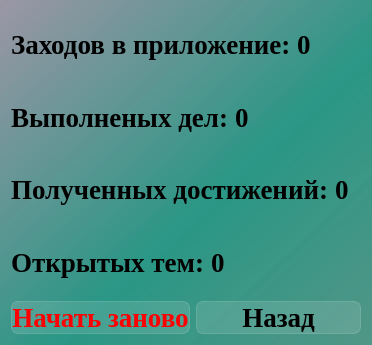
<?xml version="1.0" encoding="UTF-8"?>
<ui version="4.0">
 <class>Dialog_statistics</class>
 <widget class="QDialog" name="Dialog_statistics">
  <property name="geometry">
   <rect>
    <x>0</x>
    <y>0</y>
    <width>372</width>
    <height>345</height>
   </rect>
  </property>
  <property name="windowTitle">
   <string>Статистика</string>
  </property>
  <property name="styleSheet">
   <string notr="true">background-color: qlineargradient(spread:pad, x1:1, y1:1, x2:0, y2:0, stop:0 rgba(81, 150, 135, 255), stop:0.427447 rgba(41, 150, 132, 235), stop:1 rgba(155, 150, 165, 255));
font-family: Liberation Serif;</string>
  </property>
  <layout class="QVBoxLayout" name="verticalLayout">
   <item>
    <layout class="QHBoxLayout" name="horizontalLayout_visits">
     <item>
      <widget class="QLabel" name="label_visits">
       <property name="styleSheet">
        <string notr="true">text-align: center;
font-weight: bold;
font-size: 20pt;
background-color: none;</string>
       </property>
       <property name="text">
        <string>Заходов в приложение:</string>
       </property>
      </widget>
     </item>
     <item>
      <widget class="QLabel" name="label_count_visits">
       <property name="styleSheet">
        <string notr="true">text-align: center;
font-weight: bold;
font-size: 20pt;
background-color: none;
</string>
       </property>
       <property name="text">
        <string>0</string>
       </property>
      </widget>
     </item>
     <item>
      <spacer name="horizontalSpacer">
       <property name="orientation">
        <enum>Qt::Horizontal</enum>
       </property>
       <property name="sizeHint" stdset="0">
        <size>
         <width>40</width>
         <height>20</height>
        </size>
       </property>
      </spacer>
     </item>
    </layout>
   </item>
   <item>
    <layout class="QHBoxLayout" name="horizontalLayout_tasks">
     <item>
      <widget class="QLabel" name="label_tasks">
       <property name="styleSheet">
        <string notr="true">text-align: center;
font-weight: bold;
font-size: 20pt;
background-color: none;
border: none;</string>
       </property>
       <property name="text">
        <string>Выполненых дел:</string>
       </property>
      </widget>
     </item>
     <item>
      <widget class="QLabel" name="label_count_tasks">
       <property name="styleSheet">
        <string notr="true">text-align: center;
font-weight: bold;
font-size: 20pt;
background-color: none;
border: none;</string>
       </property>
       <property name="text">
        <string>0</string>
       </property>
      </widget>
     </item>
     <item>
      <spacer name="horizontalSpacer_2">
       <property name="orientation">
        <enum>Qt::Horizontal</enum>
       </property>
       <property name="sizeHint" stdset="0">
        <size>
         <width>40</width>
         <height>20</height>
        </size>
       </property>
      </spacer>
     </item>
    </layout>
   </item>
   <item>
    <layout class="QHBoxLayout" name="horizontalLayout_achievements">
     <item>
      <widget class="QLabel" name="label_achievements">
       <property name="styleSheet">
        <string notr="true">text-align: center;
font-weight: bold;
font-size: 20pt;
background-color: none;
border: none;</string>
       </property>
       <property name="text">
        <string>Полученных достижений:</string>
       </property>
      </widget>
     </item>
     <item>
      <widget class="QLabel" name="label_count_achievements">
       <property name="styleSheet">
        <string notr="true">text-align: center;
font-weight: bold;
font-size: 20pt;
background-color: none;
border: none;</string>
       </property>
       <property name="text">
        <string>0</string>
       </property>
      </widget>
     </item>
     <item>
      <spacer name="horizontalSpacer_3">
       <property name="orientation">
        <enum>Qt::Horizontal</enum>
       </property>
       <property name="sizeHint" stdset="0">
        <size>
         <width>40</width>
         <height>20</height>
        </size>
       </property>
      </spacer>
     </item>
    </layout>
   </item>
   <item>
    <layout class="QHBoxLayout" name="horizontalLayout_themes">
     <item>
      <widget class="QLabel" name="label_themes">
       <property name="styleSheet">
        <string notr="true">text-align: center;
font-weight: bold;
font-size: 20pt;
background-color: none;
border: none;</string>
       </property>
       <property name="text">
        <string>Открытых тем:</string>
       </property>
      </widget>
     </item>
     <item>
      <widget class="QLabel" name="label_count_themes">
       <property name="styleSheet">
        <string notr="true">text-align: center;
font-weight: bold;
font-size: 20pt;
background-color: none;
border: none;</string>
       </property>
       <property name="text">
        <string>0</string>
       </property>
      </widget>
     </item>
     <item>
      <spacer name="horizontalSpacer_4">
       <property name="orientation">
        <enum>Qt::Horizontal</enum>
       </property>
       <property name="sizeHint" stdset="0">
        <size>
         <width>40</width>
         <height>20</height>
        </size>
       </property>
      </spacer>
     </item>
    </layout>
   </item>
   <item>
    <layout class="QHBoxLayout" name="horizontalLayout">
     <item>
      <widget class="QPushButton" name="pushButton_restart_statistics">
       <property name="styleSheet">
        <string notr="true">QPushButton {
font-weight: bold;
font-size: 20pt;
text-align: center;
color: red;
background-color: rgba(255, 255, 255, 30);
border: 1px solid rgba(255, 255, 255, 40);
border-radius: 7px;
}

QPushButton:hover {
background-color: rgba(255, 255, 255, 40);
}
QPushButton:pressed {
background-color: rgba(255, 255, 255, 70);
}</string>
       </property>
       <property name="text">
        <string>Начать заново</string>
       </property>
      </widget>
     </item>
     <item>
      <widget class="QPushButton" name="pushButton_back">
       <property name="styleSheet">
        <string notr="true">QPushButton {
font-weight: bold;
font-size: 20pt;
text-align: center;
background-color: rgba(255, 255, 255, 30);
border: 1px solid rgba(255, 255, 255, 40);
border-radius: 7px;
}

QPushButton:hover {
background-color: rgba(255, 255, 255, 40);
}
QPushButton:pressed {
background-color: rgba(255, 255, 255, 70);
}</string>
       </property>
       <property name="text">
        <string>Назад</string>
       </property>
      </widget>
     </item>
    </layout>
   </item>
  </layout>
 </widget>
 <resources/>
 <connections/>
</ui>
